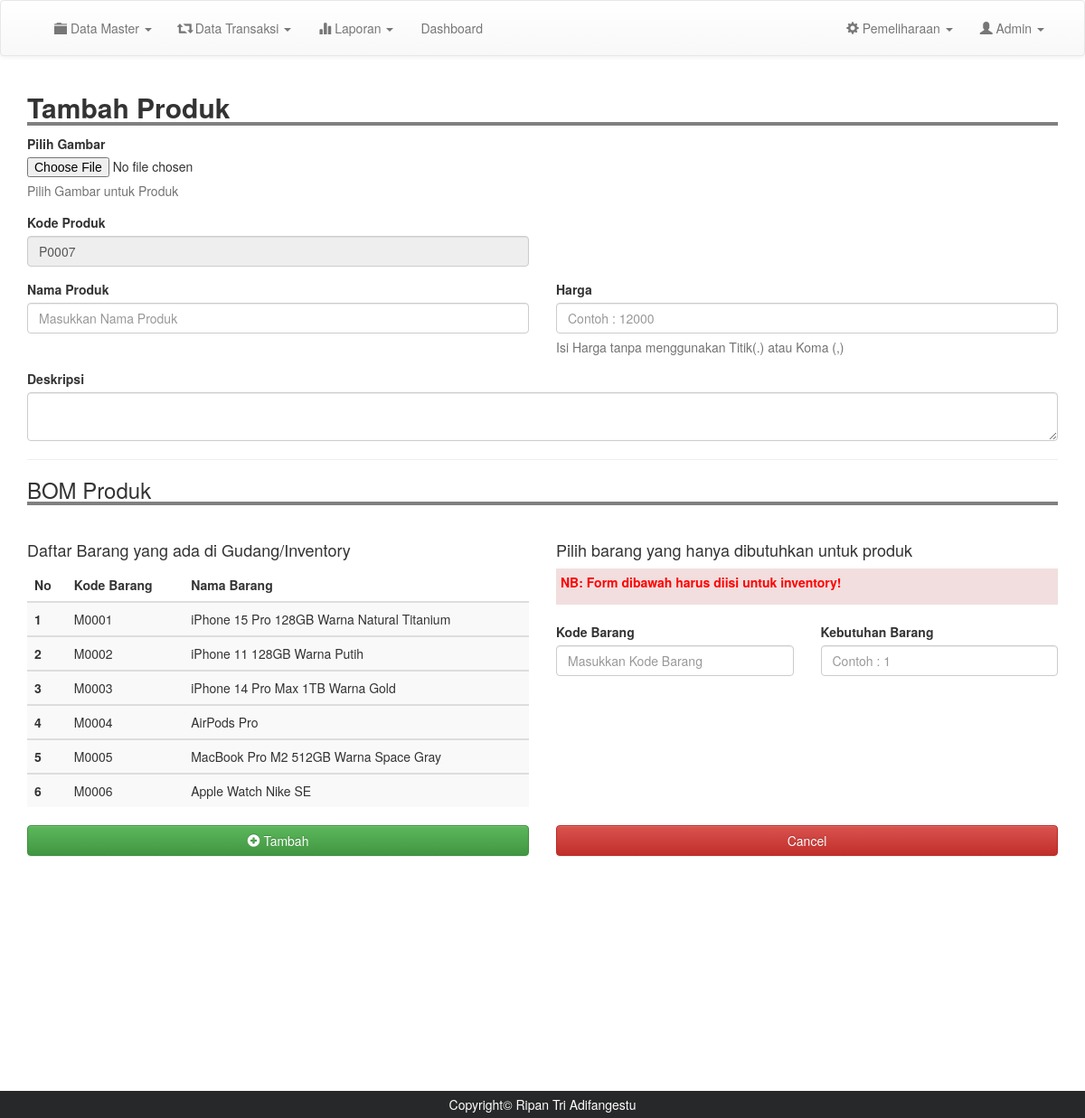
Screenshot of /admin/tm_produk.php (signed in) with the database file from the repository.
### tables this page shows
CREATE TABLE `produk` (
  `kode_produk` varchar(100) NOT NULL,
  `nama` varchar(100) NOT NULL,
  `image` text NOT NULL,
  `deskripsi` text NOT NULL,
  `harga` int(11) NOT NULL
);

CREATE TABLE `inventory` (
  `kode_bk` varchar(100) NOT NULL,
  `nama` varchar(200) NOT NULL,
  `qty` varchar(200) NOT NULL,
  `harga` int(11) NOT NULL,
  `tanggal` date NOT NULL
);

### admin/tm_produk.php (the view, shortened to what this page needs)
<?php
include 'header.php';
$kode = mysqli_query($conn, "SELECT kode_produk from produk order by kode_produk desc");
$data = mysqli_fetch_assoc($kode);
$num = substr($data['kode_produk'], 1, 4);
$add = (int) $num + 1;
if(strlen($add) == 1){
	$format = "P000".$add;
}else if(strlen($add) == 2){
	$format = "P00".$add;
}
else if(strlen($add) == 3){
	$format = "P0".$add;
}else{
	$format = "P".$add;
}
?>
<div class="container">
	<h2 style=" width: 100%; border-bottom: 4px solid gray"><b>Tambah Produk</b></h2>
	<form action="proses/tm_produk.php" method="POST" enctype="multipart/form-data">
		<div class="form-group">
			<label for="exampleInputFile">Pilih Gambar </label>
			<input type="file" id="exampleInputFile" name="files">
			<p class="help-block">Pilih Gambar untuk Produk</p>
		</div>
		<div class="row">
			<div class="col-md-6">
				<div class="form-group">
					<label for="exampleInputEmail1">Kode Produk</label>
					<input type="text" class="form-control" id="exampleInputEmail1" placeholder="Masukkan Nama Produk" disabled value="<?= $format; ?>">
				</div>
			</div>
		</div>
		<div class="row">
			<div class="col-md-6">
				<div class="form-group">
					<label for="exampleInputEmail1">Nama Produk</label>
					<input type="text" class="form-control" id="exampleInputEmail1" placeholder="Masukkan Nama Produk" name="nama">
				</div>
			</div>
			<div class="col-md-6">
				<div class="form-group">
					<label for="exampleInputEmail1">Harga</label>
					<input type="number" class="form-control" id="exampleInputEmail1" placeholder="Contoh : 12000" name="harga">
					<p class="help-block">Isi Harga tanpa menggunakan Titik(.) atau Koma (,)</p>
				</div>
			</div>
		</div>
		<div class="form-group">
			<label for="exampleInputPassword1">Deskripsi</label>
			<textarea name="desk" class="form-control" va>
			</textarea>
		</div>
		<hr>
		<h3 style=" width: 100%; border-bottom: 4px solid gray">BOM Produk</h3>
		<br>
		<div class="row">
			<div class="col-md-6">
				<h4>Daftar Barang yang ada di Gudang/Inventory</h4>
				<table class="table table-striped ">
					<thead>
						<tr>
							<th scope="col">No</th>
							<th scope="col">Kode Barang</th>
							<th scope="col">Nama Barang</th>
						</tr>
					</thead>
					<?php
					$result2 = mysqli_query($conn, "SELECT * FROM inventory order by kode_bk asc");
					$no2 =1;
					while ($row2 = mysqli_fetch_assoc($result2)) {
						?>
						<tbody>
							<tr>
								<th scope="row"><?= $no2;  ?></th>
								<td><?= $row2['kode_bk']; ?></td>
								<td><?= $row2['nama']; ?></td>
							</tr>
						</tbody>
						<?php
						$no2++;
					}
					?>
				</table>
			</div>
			<div class="col-md-6">
				<h4>Pilih barang yang hanya dibutuhkan untuk produk</h4>
				<div class="bg-danger" style="padding: 5px;">
				<p style="color: red; font-weight: bold;">NB: Form dibawah harus diisi untuk inventory!</p>
				</div>
				<br>
					<div class="row">
						<div class="col-md-6">
							<div class="form-group">
								<label for="exampleInputPassword1">Kode Barang</label>
								<input type="text" name="material[]" class="form-control" placeholder="Masukkan Kode Barang">
							</div>
						</div>
						<div class="col-md-6">
							<div class="form-group">
								<label >Kebutuhan Barang</label>
								<input type="text" class="form-control"placeholder="Contoh : 1" name="keb[]">
							</div>
						</div>
					</div>
			</div>
		</div>
				<div class="row">
			<div class="col-md-6">
				<button type="submit"  class="btn btn-success btn-block" ><i class="glyphicon glyphicon-plus-sign"></i> Tambah</button>
			</div>
			<div class="col-md-6">
				<a href="m_produk.php" class="btn btn-danger btn-block">Cancel</a>
			</div>
		</div>
		<br>
	</div>
<br>
<br>
<br>
<br>
<br>
<br>
<br>
<br>
<br>
<br>
<br>
<br>
<?php
include 'footer.php';
?>

### css/style.css (style rules this page uses)
body { margin:0; padding: 0; }

### rows the page displays
produk: kode_produk "P0007"
inventory: kode_bk "M0001", nama "iPhone 15 Pro 128GB Warna Natural Titanium"
inventory: kode_bk "M0002", nama "iPhone 11 128GB Warna Putih"
inventory: kode_bk "M0003", nama "iPhone 14 Pro Max 1TB Warna Gold"
inventory: kode_bk "M0004", nama "AirPods Pro"
inventory: kode_bk "M0005", nama "MacBook Pro M2 512GB Warna Space Gray"
inventory: kode_bk "M0006", nama "Apple Watch Nike SE"
